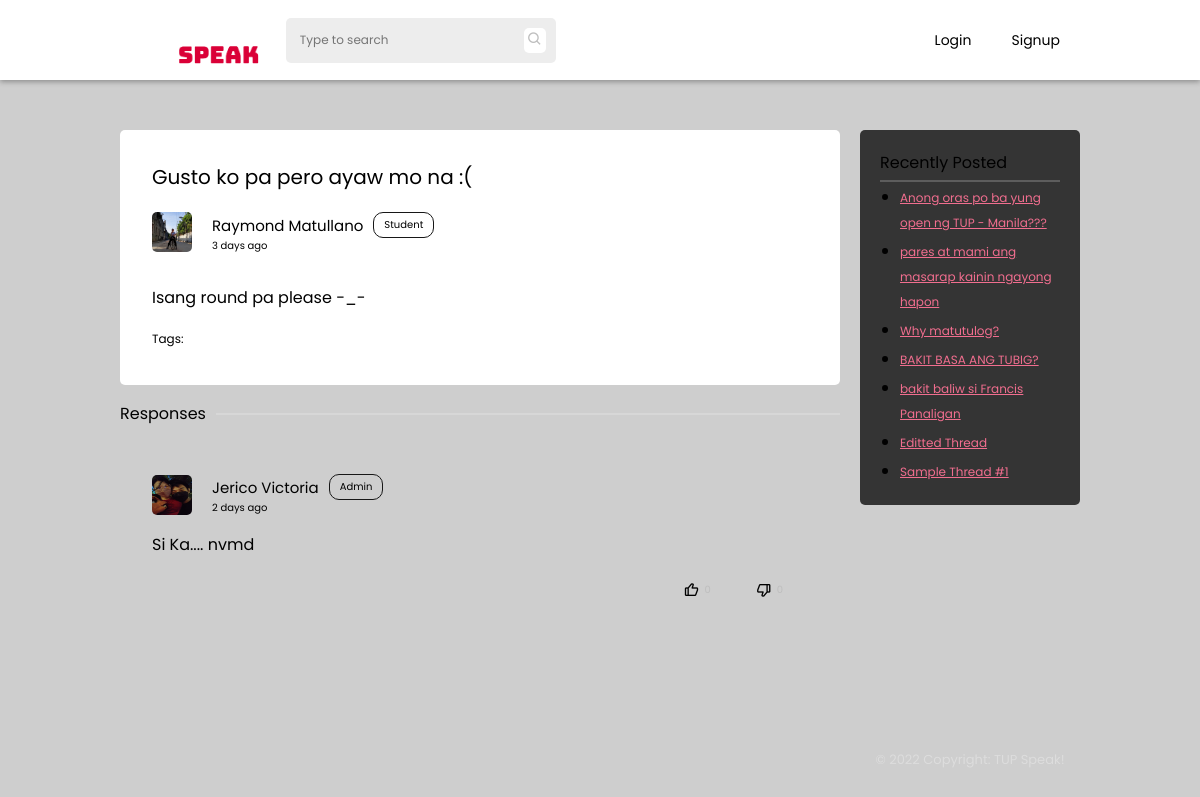
/thread.php?threadid=thrd62a8a1b5b5821, run on the app's committed database.
### tables this page shows
CREATE TABLE `threads` (
  `id` int(11) NOT NULL,
  `thread_id` varchar(255) NOT NULL,
  `author` varchar(255) NOT NULL,
  `title` varchar(255) NOT NULL,
  `body` longtext NOT NULL,
  `tags` varchar(255) NOT NULL,
  `status` int(1) NOT NULL DEFAULT 0,
  `thread_status` varchar(255) NOT NULL DEFAULT 'pending',
  `date_posted` date NOT NULL DEFAULT current_timestamp(),
  `time_posted` time NOT NULL DEFAULT current_timestamp()
);

CREATE TABLE `users` (
  `id` int(11) NOT NULL,
  `uid` varchar(255) NOT NULL,
  `firstname` varchar(255) NOT NULL,
  `lastname` varchar(255) NOT NULL,
  `email` varchar(255) NOT NULL,
  `password` varchar(255) NOT NULL,
  `avatar` varchar(255) NOT NULL DEFAULT 'assets/images/avatar/default.jpg',
  `cover` varchar(255) NOT NULL DEFAULT 'assets/images/avatar/default-cover.jpg',
  `birthdate` date NOT NULL,
  `privileged` tinyint(1) NOT NULL DEFAULT 0,
  `campus` varchar(100) NOT NULL DEFAULT 'Manila',
  `bio` text NOT NULL,
  `account_type` varchar(255) NOT NULL DEFAULT 'student',
  `restricted` tinyint(1) DEFAULT 0,
  `restricted_reason` varchar(255) DEFAULT NULL
);

CREATE TABLE `comments` (
  `id` int(11) NOT NULL,
  `thread_id` varchar(255) NOT NULL,
  `comment_id` varchar(255) NOT NULL,
  `comment_author` varchar(255) NOT NULL,
  `comment_date` date NOT NULL DEFAULT current_timestamp(),
  `comment_time` time NOT NULL DEFAULT current_timestamp(),
  `comment` longtext NOT NULL,
  `answer` tinyint(1) NOT NULL DEFAULT 0
);

### thread.php (the view, shortened to what this page needs)
 <?php
   include('php-scripts/thread-scripts.php');
?>
<!DOCTYPE html>
<html lang="en">
   <head>
      <link rel="stylesheet" href="styles/default.css">
      <link rel="stylesheet" href="styles/thread.css">
      <link rel="stylesheet" href="styles/navbar.css">
      <link href='https://unpkg.com/boxicons@2.1.2/css/boxicons.min.css' rel='stylesheet'>
   </head>
   <body>
      <?php include('php-scripts/navbar.php'); ?>
      <section class="main">
         <div class="container">
            <div class="container-1">
               <div class="threads">
                  <div class="titles">
                     <div class="thread-title">
                        <?php echo $data['title']?>
                     </div>
                     <div class="author">
                        <div class="author-details">
                           <img class="thread-avatar" src="<?php echo $user_data['avatar']?>" alt="">
                           <div class="details">
                              <div class="user">
                                 <p class="name" data-acct="<?php echo $data['author'] ?>"><?php echo $user_data['firstname'] . " " . $user_data['lastname']?></p>
                                 <p class="user-type">Student</p>
                              </div>
                              <p class="date-published">
                              </p>
                           </div>
                        </div>
                     </div>
                  </div>
                  <div class="main-threads">
                     <p class="thread-content-text"><?php echo jsonToHtml($data['body']) ?></p>
                     <p class="tags">Tags:
                     </p>
                  </div>
               </div>
               <div class="divider">
                  <p>Responses</p>
                  <div>
                     <hr>
                  </div>
               </div>
               <div id="comments">
                  <?php fetchComments($_GET['threadid']) ?>
               </div>
            </div>
            <div class="container-2">
               <div class="recently-posted">
                  <p>Recently Posted</p>
                  <hr>
                  <ul>
                  <?php
                     $query = mysqli_query($conn, "SELECT * FROM threads WHERE thread_id != '$tid' AND thread_status = 'open' ORDER BY date_posted DESC LIMIT 7");
                     while($data = mysqli_fetch_assoc($query)){
                        echo '<li><a href="thread.php?threadid='.$data['thread_id'].'">'.$data['title'].'</a></li>';
                     }
                  ?>
                  </ul>
               </div>
               <footer>
                  <p>&copy; 2022 Copyright: TUP Speak!</p>
               </footer>
            </div>
         </div>
      </section>
   </body>
</html>

### php-scripts/thread-scripts.php (shortened to what this page needs)
<?php
    include('db.php');
    $firstCheck = true;
    function fetchComments($tid){
        global $conn;
        $query = mysqli_query($conn, "SELECT * FROM comments WHERE thread_id='$tid' ORDER BY answer DESC");
        $data_comment = $query->fetch_assoc();
        if (!empty($data_comment)){
            do{
                $user = mysqli_query($conn, "SELECT * FROM users WHERE uid='{$data_comment["comment_author"]}'");
                $data = mysqli_fetch_array($user);
                if ($data){
                    $author_given_name = $data['firstname'];
                    $author_family_name = $data['lastname'];
                    $author_avatar = $data['avatar'];
                }
                if (isset($_SESSION['uid'])){
                    $commentQuery = mysqli_query($conn, "SELECT * FROM votes WHERE comment_id = '{$data_comment['comment_id']}' and uid = '{$_SESSION['uid']}'");
                    $voteComment = mysqli_fetch_assoc($commentQuery);
                    if($voteComment){
                        $vStat = $voteComment['status'];
                        if ( $vStat == "upvote"){
                            $upvote_class = "bx bxs-like";
                            $downvote_class = "bx bx-dislike";
                        } else if ($vStat == "downvote"){
                            $upvote_class = "bx bx-like";
                            $downvote_class = "bx bxs-dislike";
                        }
                    } else{
                        $upvote_class = "bx bx-like";
                        $downvote_class = "bx bx-dislike";
                    }
                } else{
                    $upvote_class = "bx bx-like";
                    $downvote_class = "bx bx-dislike";
                }
                $voteQuery = mysqli_query($conn, "SELECT COUNT(id) FROM `votes` WHERE status='upvote' and comment_id = '{$data_comment['comment_id']}'");
                $data_votes = mysqli_fetch_assoc($voteQuery);
                $upvotes = $data_votes['COUNT(id)'];
                $voteQuery = mysqli_query($conn, "SELECT COUNT(id) FROM `votes` WHERE status='downvote' and comment_id = '{$data_comment['comment_id']}'");
                $data_votes = mysqli_fetch_assoc($voteQuery);
                $downvotes = $data_votes['COUNT(id)'];
                echo '
                <div class="main-comment">
                    <div class="author-comment">
                        <div class="author-info">
                            <img class="thread-avatar" src="'. $author_avatar .'" alt="">
                            <div class="details">
                                <div class="user">
                                    <p class="name" data-acct="'.$data_comment["comment_author"].'">'. $author_given_name . " " . $author_family_name .'</p>
                                    <p class="user-type">'. ucfirst($data['account_type']) .'</p>
                                </div>
                                <p class="date-published" data-date="'.$data_comment['comment_id'].'"><script>$("[data-date='.$data_comment['comment_id'].']").html(jQuery.timeago("'. $data_comment['comment_date'] . " " . $data_comment['comment_time'] .'"))</script></p>
                            </div>
                        </div>
                        ';
                    echo'
                    </div>
                    <p id="main-answer"> '.$data_comment['comment'].'</p>
                    <div class="response" data-comment="'.$data_comment['comment_id'].'">';
                        echo'
                        <div class="vote-button" data-vote="upvote">
                           <i data-icon="u'.$data_comment['comment_id'].'" class="'.$upvote_class.'"></i><span class="comment-upvote">'.$upvotes.'</span>
                        </div>
                        <div class="vote-button" data-vote="downvote">
                           <i data-icon="d'.$data_comment['comment_id'].'" class="'.$downvote_class.'"></i><span class="comment-downvote">'.$downvotes.'</span>
                        </div>
                     </div>
                </div>
                ';
            } while ($data_comment = $query->fetch_assoc());
        }
    }
    function jsonToHtml($jsonStr) {
        $obj = json_decode($jsonStr);
        $html = '';
        foreach ($obj->blocks as $block) {
            switch ($block->type) {
                case 'paragraph':
                    $html .= '<p>' . $block->data->text . '</p>';
                    break;
            }
        }
        return $html;
    }
    if(isset($_GET['threadid'])){
        if ($firstCheck == true){
            $tid = (isset($_GET['threadid'])) ? $_GET['threadid'] : NULL;
            $query = mysqli_query($conn, "SELECT * FROM threads WHERE thread_id = '$tid'");
            $data = mysqli_fetch_array($query);
            $query = mysqli_query($conn, "SELECT * FROM users WHERE uid = '{$data['author']}'");
            $user_data = mysqli_fetch_array($query);
        }
    }
?>

### styles/default.css (style rules this page uses)
* { padding: 0; margin: 0; transition: ease .3s; font-family: 'Poppins', sans-serif; color: black; }
:root { --primary: #da0037; --primary-dark: #ae002b; --secondary: #f16e8f; --student: #ACDF87; --gray: #444444; --gray-dark: #171717; --gray-light: #EDEDED; --gray-lighter: rgb(190, 190, 190); --card-bg: #ffffff; --card-secondary: rgb(172, 172, 172); --dark: #1A1A1B; --dark-secondary: #343434; --input-border: rgba(0,0,0,.3); --link-color: #2E88FE; --light: #fff; --light-color: #000; --dark-color: #fff; }
html,body { scroll-behavior: smooth; overflow-y: hidden; background: #cecece; }
hr { border: 1px solid rgba(255,255,255,.2); }

### styles/thread.css (style rules this page uses)
.main { margin: 0 2%; margin-top: calc(50px + var(--navbar-height)); width: -webkit-fill-available; width: -moz-available; }
.container { height: 100vh; display: grid; grid-template-columns: 1fr 1fr; gap: 20px; position: fixed; left: 50%; transform: translateX(-50%); max-width: 80vw; width: 100%; }
.container-1 { margin-bottom: 5em; padding-bottom: 5em; display: flex; flex-direction: column; overflow-y: scroll; width: 60vw; }
.container-1 { -ms-overflow-style: none; scrollbar-width: none; }
.threads { padding: 2em; background-color: var(--light); border-radius: 5px; }
.titles { border-radius: 10px; background-color: var(--light); border-bottom-left-radius: 0; border-bottom-right-radius: 0; }
.thread-title { font-size: 20px; margin-bottom: 1em; }
.thread-avatar { width: 40px; height: 40px; border-radius: 5px; }
.tags { font-size: 12px; }
.author { display: flex; align-items: center; justify-content: space-between; }
.author-comment { display: flex; align-items: center; justify-content: space-between; }
.author-info { display: flex; align-items: center; padding-bottom: 1em; }
.author-details { display: flex; flex-direction: row; }
.details { margin: 0 20px; }
.user { display: flex; flex-direction: row; align-items: center; }
.user-type { font-size: 10px; padding: 4px 10px; margin: 0 10px; border-radius: 10px; border: 1px solid var(--gray-dark); }
.name { font-size: 15px; cursor: pointer; }
.date-published { font-size: 10px; }
.main-threads p, .main-threads h1, .main-threads h2, .main-threads h3, .main-threads h4, .main-threads h5, .main-threads h6 { padding: 5px 0; }
.thread-content-text { font-size: 17px; }
.divider { margin: 1em 0; display: flex; align-items: center; justify-content: space-between; }
.divider div { flex-grow: 1; }
.divider p { margin-right: 10px; }
.author { margin-bottom: 1em; }
.main-comment { padding: 2em; border-radius: 5px; margin-bottom: 20px; }
.response { display: flex; width: -webkit-fill-available; width: -moz-available; justify-content: flex-end; margin-top: 15px; }
.vote-button, .correct-button { padding: 10px 15px; margin: 0 5px; display: flex; align-items: center; cursor: pointer; border-radius: 4px; }
.vote-button span, .correct-button span { font-size: 10px; color: var(--gray-lighter); margin: 0 5px; }
.container-2 { overflow: hidden; display: flex; flex-direction: column; justify-content: space-between; height: 80vh; }
footer { text-align: center; }
footer p { font-size: 13px; color: rgba(255, 255, 255, .3); }
.recently-posted { background-color: var(--dark-secondary); padding: 20px; border-radius: 5px; }
.recently-posted ul { padding-left: 20px; }
.recently-posted li { padding: 2px 0; }
.recently-posted li a { color: var(--secondary); font-size: 12px; }
.recently-posted p { padding-bottom: 5px; }

### styles/navbar.css (style rules this page uses)
:root { --navbar-height: 80px; }

### data on the page
threads: title "Gusto ko pa pero ayaw mo na :("
users: avatar (picture), firstname "Raymond", lastname "Matullano"
comments: users.avatar (picture), users.firstname "Jerico", users.lastname "Victoria", users.account_type "Admin", comment "Si Ka.... nvmd"
threads: title "Anong oras po ba yung open ng TUP - Manila???"
threads: title "pares at mami ang masarap kainin ngayong hapon"
threads: title "Why matutulog?"
threads: title "BAKIT BASA ANG TUBIG?"
threads: title "bakit baliw si Francis Panaligan"
threads: title "Editted Thread"
threads: title "Sample Thread #1"

### other printed values
$block->data->text "Isang round pa please -_-"
